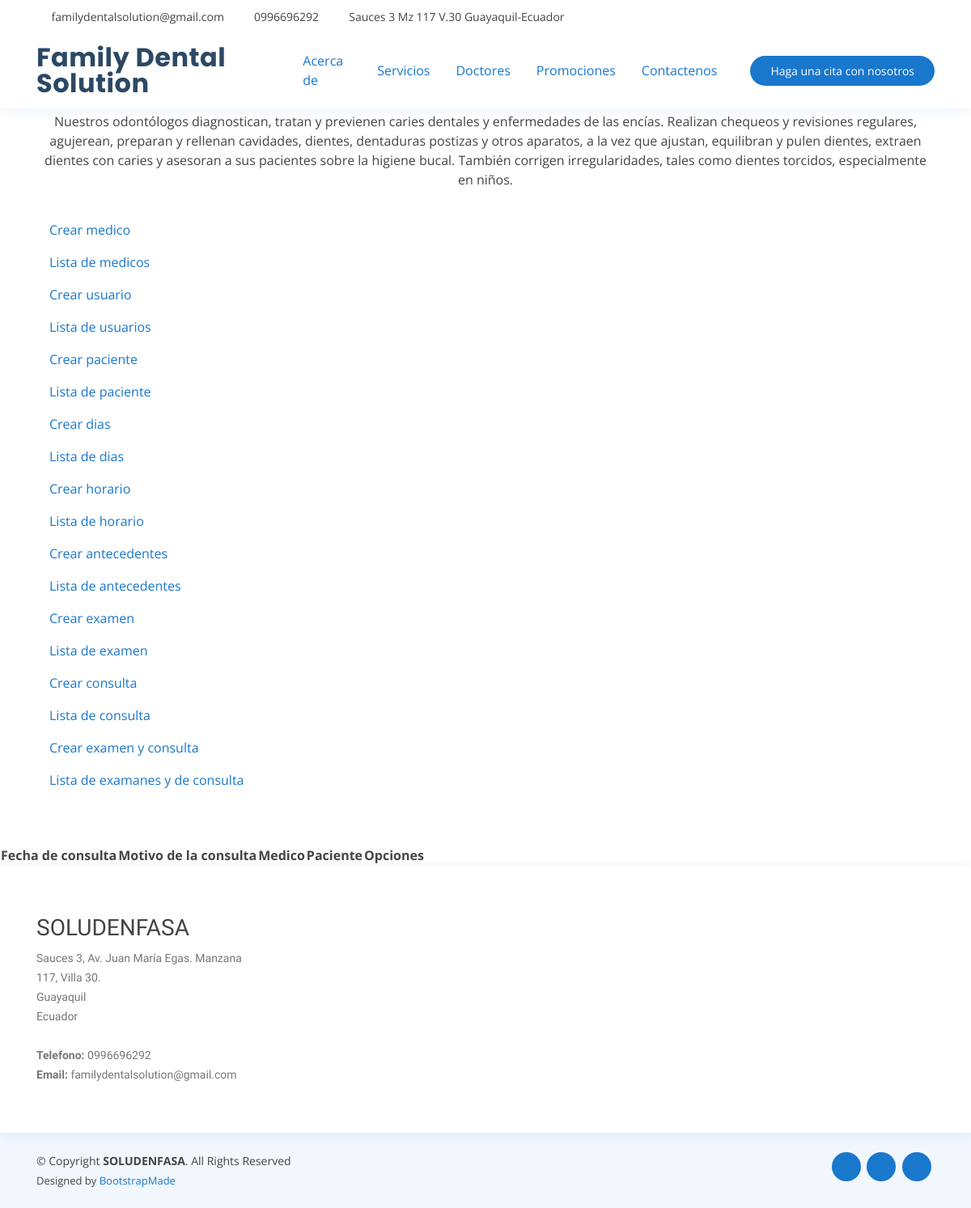
Page /medicos/consulta/ on the earlier database version.
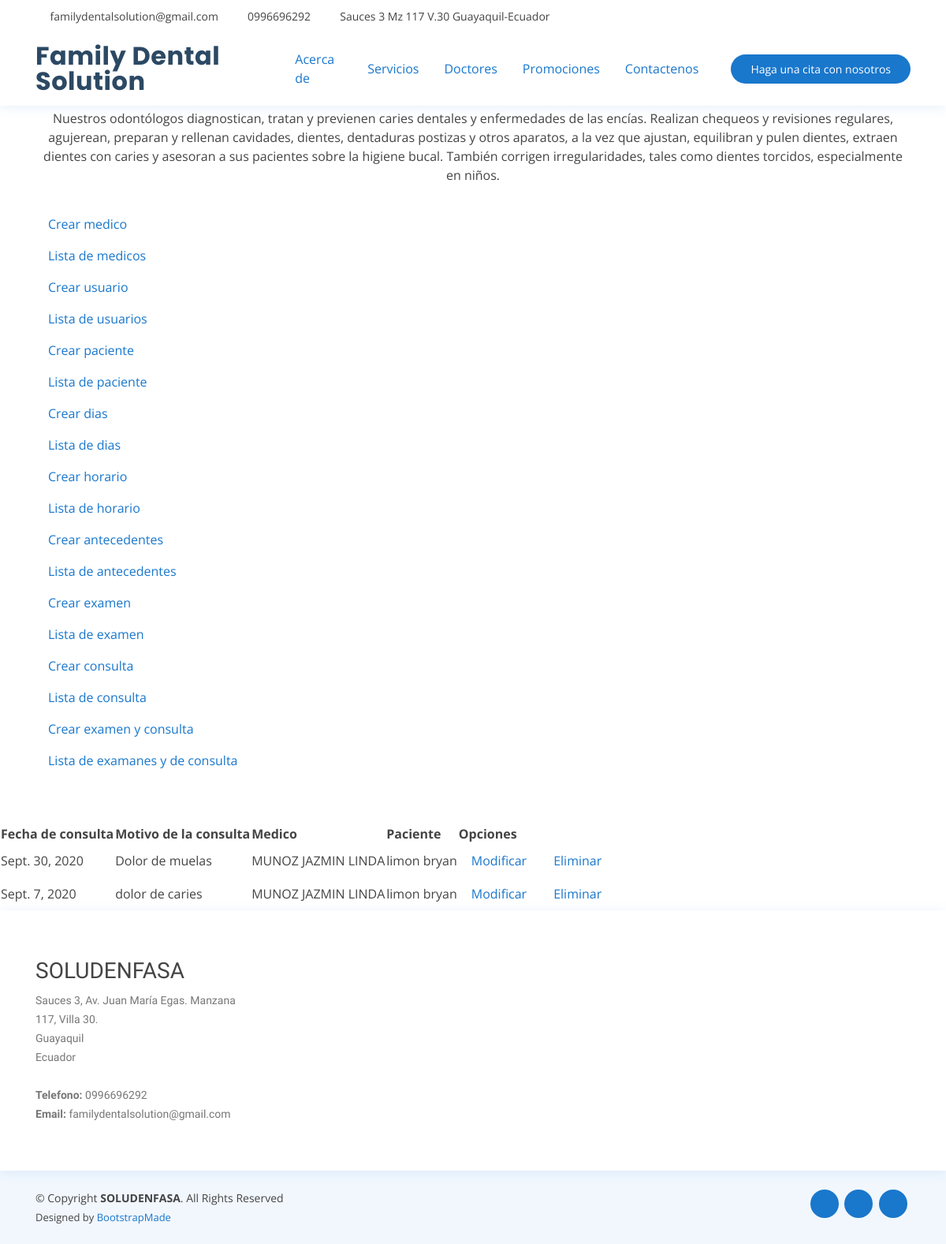
Same page on the later database version.
### medicos/models.py (models this page shows, shortened)
class Consulta(models.Model):
    fecha_consulta = models.DateField('fecha que se realiza la consulta', blank=False, null=False)
    motivoconsulta = models.CharField(max_length=200)
    medico = models.ForeignKey(Medicos, on_delete=models.CASCADE)
    paciente = models.ForeignKey(Paciente, on_delete=models.CASCADE)
    created = models.DateTimeField(auto_now_add=True)
    updated = models.DateTimeField(auto_now=True)
    class Meta:
        db_table = "tr_consulta"
        verbose_name = "consulta"
        verbose_name_plural = "consultas"

class Medicos(models.Model):
    nombre = models.CharField(blank=False, max_length=200)
    apellido = models.CharField(max_length=200)
    edad = models.IntegerField()
    email = models.EmailField()
    sexo = models.CharField(max_length=1)
    estado = models.IntegerField(default=1) #1 si esta activo y 2 si esta eliminado
    created = models.DateTimeField(auto_now_add=True)
    updated = models.DateTimeField(auto_now=True)
    class Meta:
        db_table = "tr_medicos"
        verbose_name = "medico"
        verbose_name_plural = "medicos"
    def __str__(self):
        return self.apellido + ' ' + self.nombre

class Paciente(models.Model):
    nombre = models.CharField(blank=False, max_length=200)
    apellido = models.CharField(max_length=200)
    fecha_nacimiento = models.DateField()
    cedula = models.CharField(max_length=13)
    edad = models.IntegerField()
    email = models.EmailField()
    sexo = models.CharField(max_length=1)
    estado_civil = models.CharField(max_length=20)
    telefono = models.CharField(max_length=10)
    created = models.DateTimeField(auto_now_add=True)
    updated = models.DateTimeField(auto_now=True)
    class Meta:
        db_table = "tr_paciente"
        verbose_name = "paciente"
        verbose_name_plural = "pacientes"
    def __str__(self):
        return self.apellido + ' ' + self.nombre

### medicos/views.py (the view)
# urls.py: path('consulta/', views.consultarconsulta, name="consulta"),
def consultarconsulta(request, plantilla="consultarconsulta.html"):
    consulta = Consulta.objects.all()
    data = {
        'consulta':consulta
    }
    return render(request, plantilla, data)

### medicos/templates/consultarconsulta.html
{% extends "crearconsulta.html" %}
{% load static %}
{% block content %}
    <table>
        <tr>
            <th>Fecha de consulta</th>
            <th>Motivo de la consulta</th>
            <th>Medico</th>
            <th>Paciente</th>
            <th>Opciones</th>
        </tr>
        {% for p in consulta %}
        <tr>
            <td>{{ p.fecha_consulta }}</td>
            <td>{{ p.motivoconsulta }}</td>
            <td>{{ p.medico}}</td>
            <td>{{ p.paciente }}</td>
            <td><a class="nav-link" href="{% url 'modificarconsulta' p.id %}">Modificar</a></td>
            <td><a class="nav-link" href="{% url 'eliminarconsulta' p.id %}">Eliminar</a></td>
        </tr>
         {% endfor %}
    </table>
  {% endblock %}

Differences in the rows shown:
added Consulta: fecha_consulta "Sept. 30, 2020", motivoconsulta "Dolor de muelas", medico "MUNOZ JAZMIN LINDA", paciente "limon bryan"
added Consulta: fecha_consulta "Sept. 7, 2020", motivoconsulta "dolor de caries", medico "MUNOZ JAZMIN LINDA", paciente "limon bryan"
